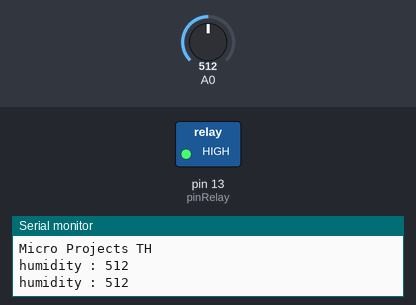
Bench run of a sketch on a simulated Arduino Uno, built with avr-gcc and run on an emulated ATmega328P. On the bench: switched loads named in the sketch (green lamp = pin HIGH), the last lines printed to the serial monitor. Inputs (shaded band) come from the test bench; at power-on: A0 = 512.

Above: at 1.8 s.
1.9 s: A0 set to 685
3.4 s: A0 set to 719
At 5.2 s:
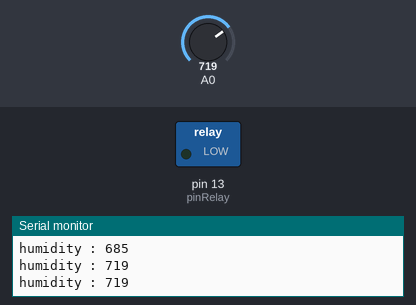
5.5 s: A0 set to 690
At 6.9 s:
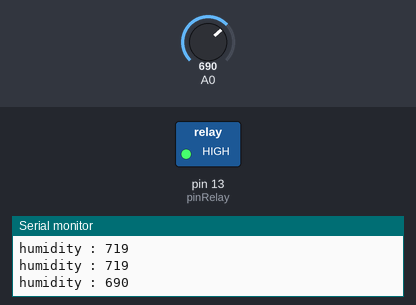
7.5 s: A0 set to 710
At 8.4 s:
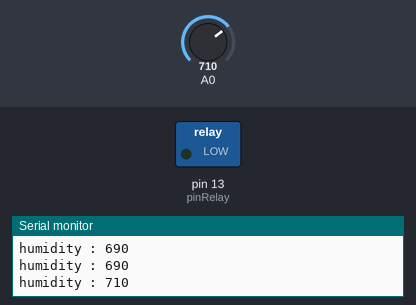
Timing chart, 0 to 10.5 s (numbered marks = the images above; inputs shaded):
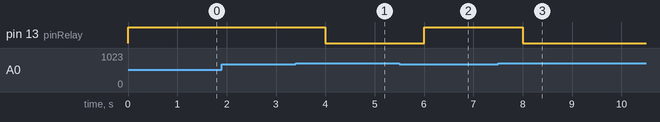

Measured:
- the behaviour switches between 700 and 701 on A0 (found by bisection; images 0 and 1)
- after the input at 3.4 s, pin 13 (pinRelay): HIGH → LOW after 0.60 s
- after the input at 5.5 s, pin 13 (pinRelay): LOW → HIGH after 0.50 s
- after the input at 7.5 s, pin 13 (pinRelay): HIGH → LOW after 0.50 s

The sketch:

HumPump.ino
```cpp
int pinRelay = 13;
int humidity = 0;

void setup() {
  Serial.begin(9600);
  Serial.println("Micro Projects TH");

  pinMode(pinRelay, OUTPUT);
}

void loop() {
  humidity = analogRead(A0);
  Serial.print("humidity : "); Serial.println(humidity);

  if (humidity > 700) {
    digitalWrite(pinRelay, LOW);
  }
  else if (humidity <= 700) {

    digitalWrite(pinRelay, HIGH);
  }

  delay(1000);
}
```
